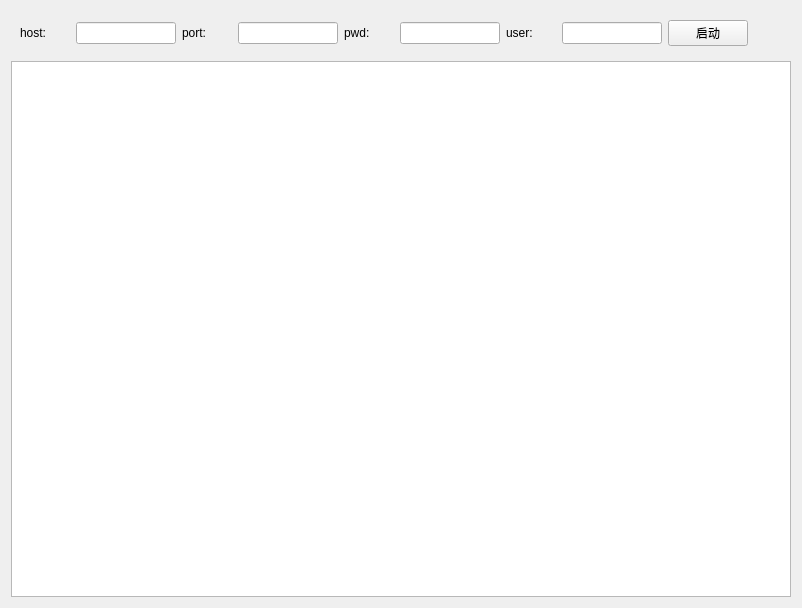
<?xml version="1.0" encoding="UTF-8"?>
<ui version="4.0">
 <class>Form</class>
 <widget class="QWidget" name="Form">
  <property name="geometry">
   <rect>
    <x>0</x>
    <y>0</y>
    <width>802</width>
    <height>608</height>
   </rect>
  </property>
  <property name="windowTitle">
   <string>ftp</string>
  </property>
  <layout class="QVBoxLayout" name="verticalLayout">
   <item>
    <widget class="QWidget" name="widget" native="true">
     <layout class="QHBoxLayout" name="horizontalLayout">
      <item>
       <widget class="QLabel" name="lab">
        <property name="minimumSize">
         <size>
          <width>50</width>
          <height>0</height>
         </size>
        </property>
        <property name="maximumSize">
         <size>
          <width>50</width>
          <height>16777215</height>
         </size>
        </property>
        <property name="text">
         <string>host:</string>
        </property>
       </widget>
      </item>
      <item>
       <widget class="QLineEdit" name="host_edit">
        <property name="minimumSize">
         <size>
          <width>100</width>
          <height>0</height>
         </size>
        </property>
        <property name="maximumSize">
         <size>
          <width>100</width>
          <height>16777215</height>
         </size>
        </property>
       </widget>
      </item>
      <item>
       <widget class="QLabel" name="lab_2">
        <property name="minimumSize">
         <size>
          <width>50</width>
          <height>0</height>
         </size>
        </property>
        <property name="maximumSize">
         <size>
          <width>50</width>
          <height>16777215</height>
         </size>
        </property>
        <property name="text">
         <string>port:</string>
        </property>
       </widget>
      </item>
      <item>
       <widget class="QLineEdit" name="port_edit">
        <property name="minimumSize">
         <size>
          <width>100</width>
          <height>0</height>
         </size>
        </property>
        <property name="maximumSize">
         <size>
          <width>100</width>
          <height>16777215</height>
         </size>
        </property>
       </widget>
      </item>
      <item>
       <widget class="QLabel" name="lab_3">
        <property name="minimumSize">
         <size>
          <width>50</width>
          <height>0</height>
         </size>
        </property>
        <property name="maximumSize">
         <size>
          <width>50</width>
          <height>16777215</height>
         </size>
        </property>
        <property name="text">
         <string>pwd:</string>
        </property>
       </widget>
      </item>
      <item>
       <widget class="QLineEdit" name="pwd_edit">
        <property name="minimumSize">
         <size>
          <width>100</width>
          <height>0</height>
         </size>
        </property>
        <property name="maximumSize">
         <size>
          <width>100</width>
          <height>16777215</height>
         </size>
        </property>
       </widget>
      </item>
      <item>
       <widget class="QLabel" name="lab_4">
        <property name="minimumSize">
         <size>
          <width>50</width>
          <height>0</height>
         </size>
        </property>
        <property name="maximumSize">
         <size>
          <width>50</width>
          <height>16777215</height>
         </size>
        </property>
        <property name="text">
         <string>user:</string>
        </property>
       </widget>
      </item>
      <item>
       <widget class="QLineEdit" name="user_edit">
        <property name="minimumSize">
         <size>
          <width>100</width>
          <height>0</height>
         </size>
        </property>
        <property name="maximumSize">
         <size>
          <width>100</width>
          <height>16777215</height>
         </size>
        </property>
       </widget>
      </item>
      <item>
       <widget class="QPushButton" name="start">
        <property name="text">
         <string>启动</string>
        </property>
       </widget>
      </item>
      <item>
       <spacer name="horizontalSpacer">
        <property name="orientation">
         <enum>Qt::Horizontal</enum>
        </property>
        <property name="sizeHint" stdset="0">
         <size>
          <width>40</width>
          <height>20</height>
         </size>
        </property>
       </spacer>
      </item>
     </layout>
    </widget>
   </item>
   <item>
    <widget class="QTextBrowser" name="content"/>
   </item>
  </layout>
 </widget>
 <resources/>
 <connections/>
</ui>
